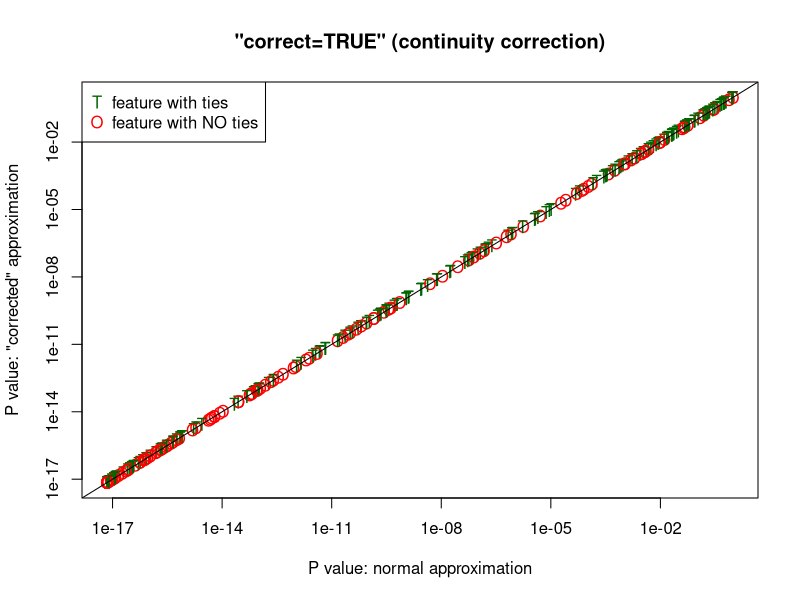
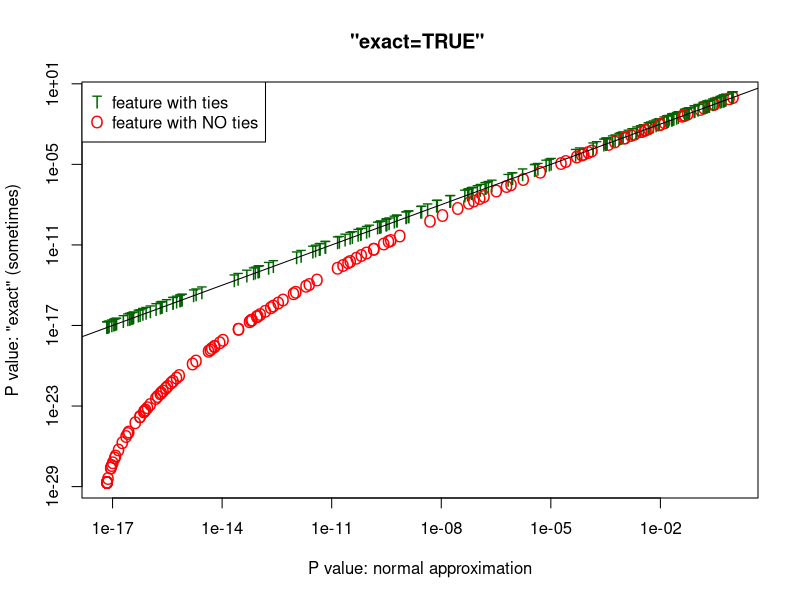
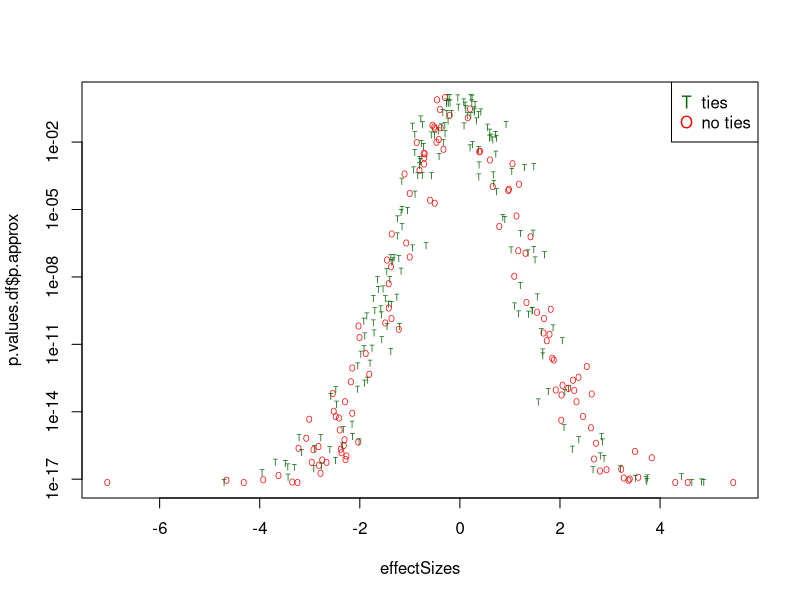
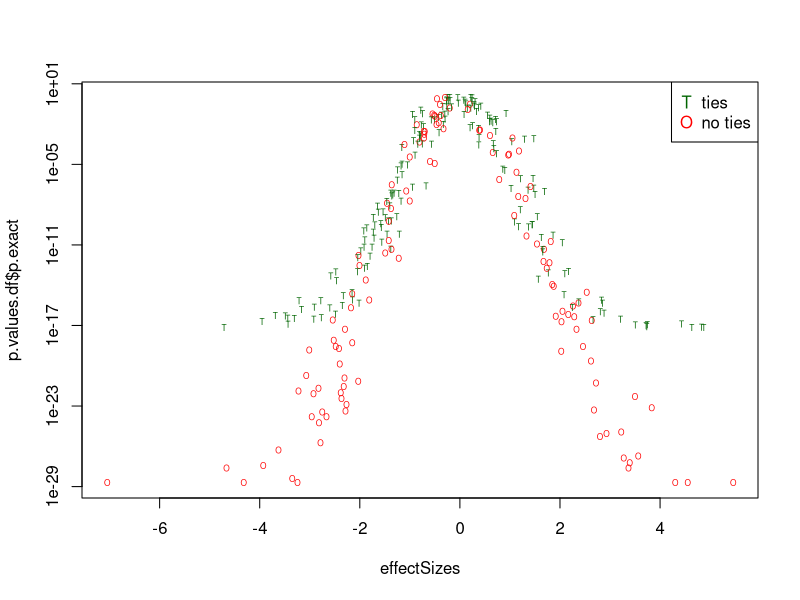

Recreate these plots in R, in order.
## ---- chunk 1
# https://medium.com/@rogerday_17101/wilcoxon-two-sample-test-ties-make-a-mess-of-things-what-to-do-ab9c2c7e36e6?source=friends_link&sk=deb92924331cad6e6c6411b4d35e588a

#knitr::opts_chunk$set(echo = FALSE, results='hide')
knitr::opts_chunk$set(echo = FALSE, comment = '')
## ---- chunk 2
sampleSize = 100
nFeatures = 300
DIGITS = 3
effectSD = 2
effectSizes = rnorm(nFeatures) * effectSD

## ---- chunk 3
outcomeClass = rbinom(sampleSize, 1, 1/2) + 1
## ---- chunk 4
do.wilcoxes = function(Xrounded) {
  X1 <- Xrounded[outcomeClass==1]
  X2 <- Xrounded[outcomeClass==2]
  data.frame(p.approx = wilcox.test(X1, X2)$p.value,
             p.correct = wilcox.test(X1, X2, correct=T)$p.value,
             p.exact = wilcox.test(X1, X2, exact=T)$p.value,
             anyTied = length(unique(Xrounded)) < sampleSize 
                  ## not all unique.
   )
}
#options.saved = options(warn=-1)
p.values.list = lapply(effectSizes, function(effSize){
  X = rnorm(sampleSize) + effSize*outcomeClass
  Xrounded <<- round(X, digits=DIGITS)
  do.wilcoxes(Xrounded)
 }
)
#options(options.saved)
library(plyr)
## Note: plyr is a good library to know! In "ldply", the "l" means the input is a list, and the "d" means the output is a data frame.
p.values.df = ldply(p.values.list)
anyTiedTable = table(p.values.df$anyTied)

## ---- chunk 5
colors = c("red","darkgreen")[p.values.df$anyTied+1]  
cex = c(1,1)[p.values.df$anyTied+1]  
pch = c("O", "T")[p.values.df$anyTied+1]  
with(p.values.df, {
    plot(p.approx, p.correct, log="xy", col=colors, pch=pch, cex=cex, 
         xlab="P value: normal approximation", 
         ylab="P value: \"corrected\" approximation")
    abline(a=0,b=1)
    title('"correct=TRUE" (continuity correction)')
  legend(x = 'topleft', legend=c('feature with ties', 'feature with NO ties'), pch=c('T', 'O'), col=c('darkgreen', 'red'))
}

)
## ---- chunk 6
with(p.values.df, {
    plot(p.approx,p.exact, log="xy", col=colors, pch=pch, cex=cex,
         xlab="P value: normal approximation", 
         ylab="P value: \"exact\" (sometimes)")
    abline(a=0,b=1)
    title('"exact=TRUE" ')
    legend(x = 'topleft', legend=c('feature with ties', 
                                   'feature with NO ties'),
           pch=c('T', 'O'), col=c('darkgreen', 'red'))

  }
)
## ---- chunk 7
plot(effectSizes, p.values.df$p.approx, pch = pch, cex=1/2, col = colors, log='y')
legend(x = 'topright', legend=c('ties', 'no ties'), pch=c('T', 'O'), col=c('darkgreen', 'red'))
## ---- chunk 8
plot(effectSizes, p.values.df$p.exact, pch = pch, cex=1/2, col = colors, log='y')
legend(x = 'topright', legend=c('ties', 'no ties'), pch=c('T', 'O'), col=c('darkgreen', 'red'))

## ---- chunk 9
effSize = 2

## ---- chunk 10
X = rnorm(sampleSize) + effSize*outcomeClass
X[2] = X[1] + 0.0001   #almost a tie
wilcox.out = do.wilcoxes(X)
## ---- chunk 11
print.data.frame(
  row.names=FALSE,
  as.data.frame(t(
  sapply(6:0, function(digits) {
    c(digits=digits, do.wilcoxes(round(X, digits=digits)))
    }
    )
)))
## ---- chunk 12
Xrounded3 = round(X, digits=3)
wilc.Xrounded3 = do.wilcoxes(Xrounded3)
which(duplicated(Xrounded3))
ties = which(duplicated(Xrounded3))
Xbrokentie = Xrounded3
Xbrokentie[ties] = Xbrokentie[ties] + 1e-7
wilc.Xbrokentie = do.wilcoxes(Xbrokentie)
## ---- chunk 13
nREPS = 200
timingFor.Xrounded3 = system.time(for(i in 1:nREPS)do.wilcoxes(Xrounded3))['user.self']
timingFor.Xbrokentie = system.time(for(i in 1:nREPS)do.wilcoxes(Xbrokentie))['user.self']
